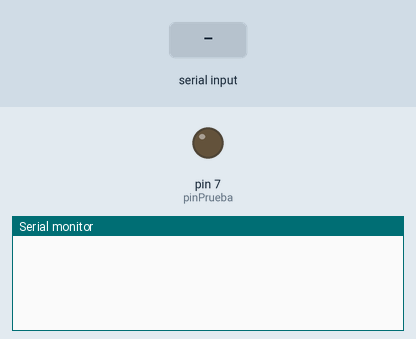
This sketch was run on a simulated Arduino Uno, built with avr-gcc and run on an emulated ATmega328P. On the bench: output pins drawn as LEDs (lit = HIGH), the last lines printed to the serial monitor. The test bench sets the inputs (shaded band).

Above: at 1.2 s.
1.3 s: "ON11\n" received over Serial
At 2.5 s:
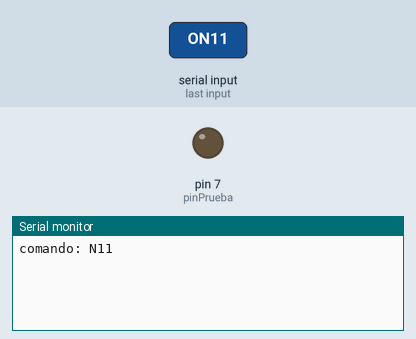
2.8 s: byte 10 ('\n') received over Serial
At 3.5 s:
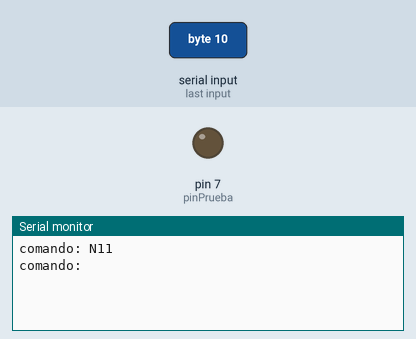
4.3 s: "OF11\n" received over Serial
At 4.8 s:
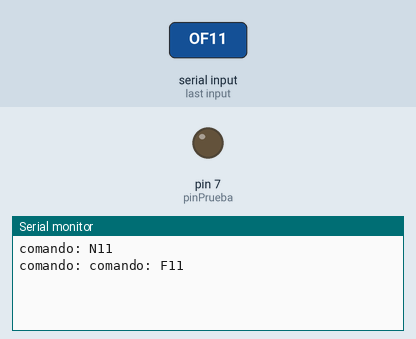

The sketch:

ArduinoController.ino
```cpp
int pinPrueba = 7;
boolean stringComplete = false;
String commandString = "";
String inputString = "";
void setup() {
  Serial.begin(9600);
  pinMode(pinPrueba, OUTPUT);
}

void loop() {
  //serialEvent();
  if (stringComplete)
  {
    stringComplete = false;
    getCommand();

    if (commandString.equals("ON11"))
    {
      Serial.print("prender luz");
      TurnOnLight(pinPrueba);
    }

    if (commandString.equals("OF11"))
    {
      Serial.print("apagar luz");
      TurnOffLight(pinPrueba);
    }
    inputString = "";
  }
}

void TurnOnLight(int pin) {
  Serial.print("prendió luz");
  digitalWrite(pin, HIGH);
}

void TurnOffLight(int pin) {
  Serial.print("apagó luz");
  digitalWrite(pin, LOW);
}

void getCommand()
{
  //Edificio:
  //Depto: 1
  //Taller: 2

  //#ON<edificio><luz>\n encender una luz

  if (inputString.length() > 0)
  {
    commandString = inputString.substring(1, 5);
  }
  Serial.print("comando: " + commandString);
}

void serialEvent() {
  while (Serial.available()) {
    // get the new byte:
    char inChar = (char)Serial.read();
    // add it to the inputString:
    inputString += inChar;
    //Serial.print("leyó OF11");
    //inputString = "#OF11\n";
    // if the incoming character is a newline, set a flag
    // so the main loop can do something about it:
    if (inChar == '\n') {
      stringComplete = true;
    }
  }
}
```

Measured:
- after the input at 1.3 s, the serial monitor: prints a new line at once (image 1)
- after the input at 2.8 s, the serial monitor: prints a new line at once (image 2)
- after the input at 4.3 s, the serial monitor: prints a new line at once (image 3)
